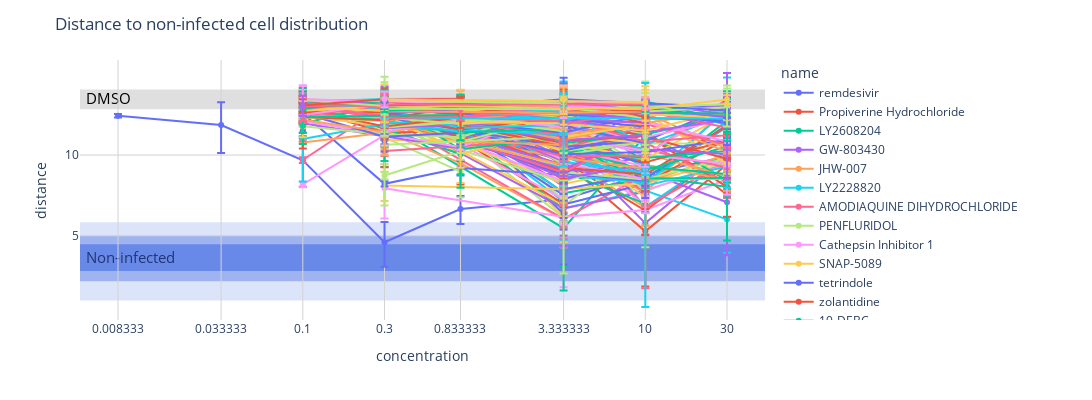

The notebook cell saved with this chart:
### Code cell
# Read the type of drug: primary hit, secondary hit, or analog

subset = pd.read_csv("data/metadata_annotations.csv", usecols=["CBCSbatch_id", "arm"])
subset.rename(columns={"CBCSbatch_id": "batch_id", "arm": "type"}, inplace=True)

# Extract primary hit
primary_hit_id = subset[subset['type'] == 'primary_hit']['batch_id'].to_list()
primary_hits = compounds[compounds['batch_id'].isin(primary_hit_id)].copy()

plot_compounds_interactive(primary_hits, dmso)
